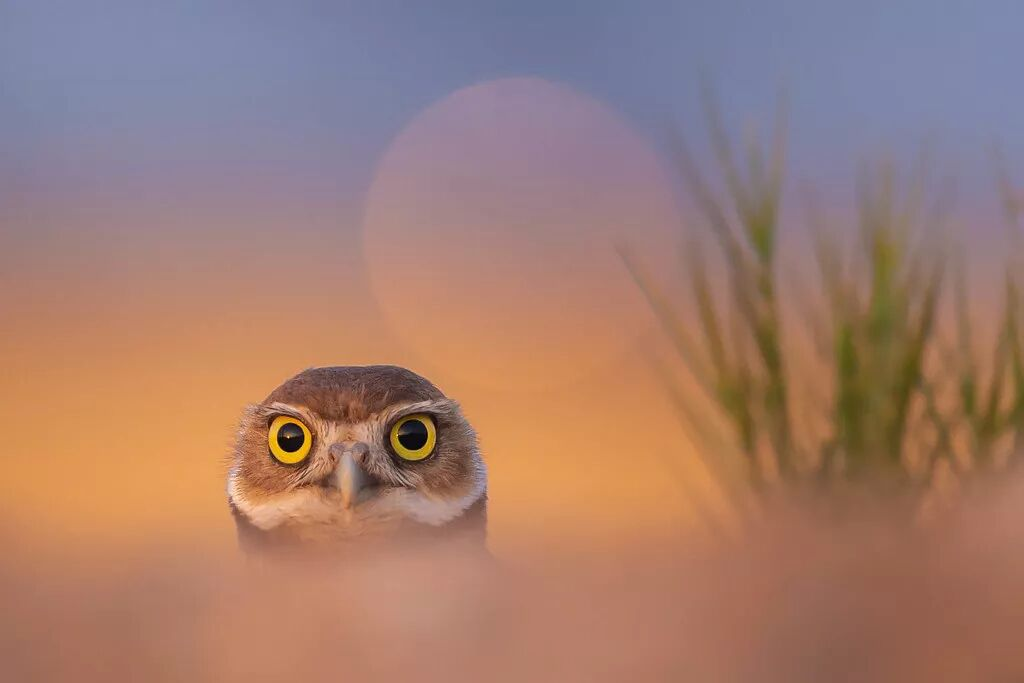
%> input picture data/test1.jpg, 1024 x 683 px
$ octave --eval "result = sobelEdgeManual(imread('../../data/test1.jpg'));"   (GNU Octave 9; MATLAB toolbox functions it lacks are replaced by stand-ins)
%> lines starting %> are read from the running program, lines starting %| are printed output that depends on the picture
%% Sobel边缘检测函数
% 该函数使用Sobel算子对输入图像进行边缘检测。通过计算图像的X和Y方向梯度，得到边缘图像。
%
% @param img 输入的彩色图像或灰度图像。
% @return edgeImg 检测到的边缘图像。
function edgeImg = sobelEdgeManual(img)
    grayImg = double(rgb2gray(img));  % 将输入图像转换为灰度图并转换为double类型
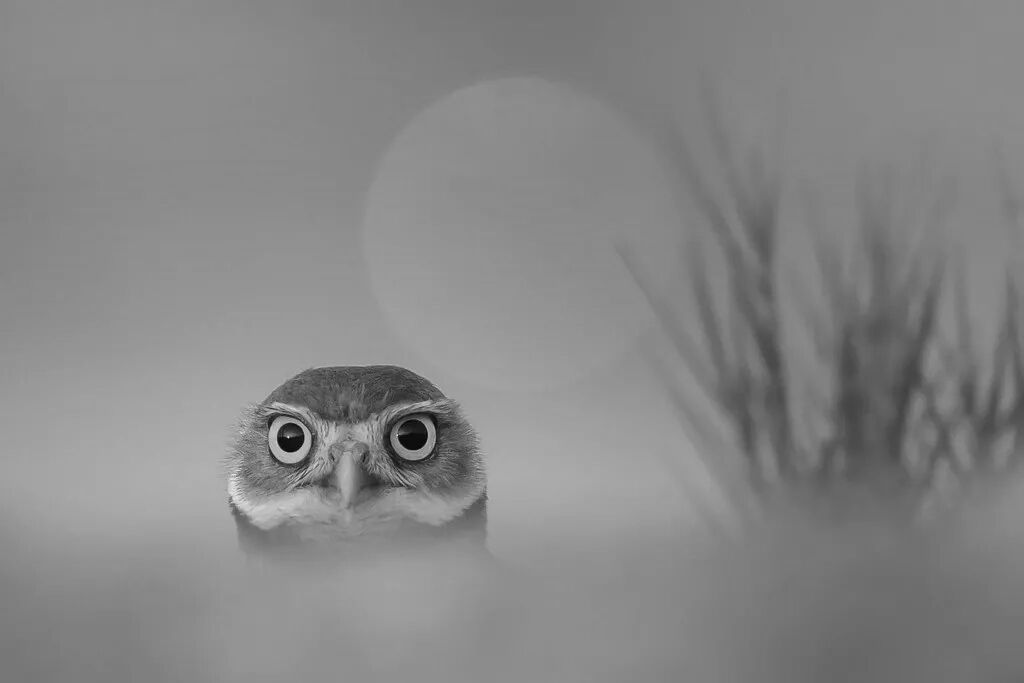
%> grayImg: size 683x1024 double; min 3, max 235, mean 134.5
    kernelX = [-1 0 1; -2 0 2; -1 0 1];  % Sobel算子X方向核
    kernelY = [-1 -2 -1; 0 0 0; 1 2 1];  % Sobel算子Y方向核
    edgeX = conv2(grayImg, kernelX, 'same');  % 对图像应用X方向卷积
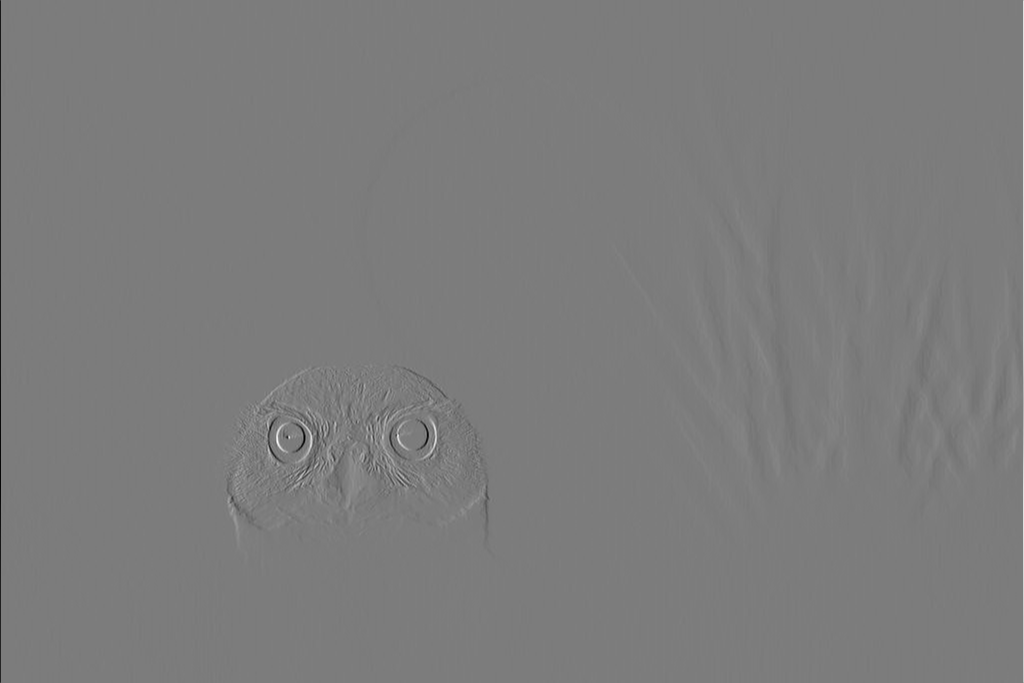
%> edgeX: size 683x1024 double; min -679, max 712, mean 0.1; drawn with min black and max white
    edgeY = conv2(grayImg, kernelY, 'same');  % 对图像应用Y方向卷积
    edgeImg = sqrt(edgeX.^2 + edgeY.^2);  % 计算梯度幅值
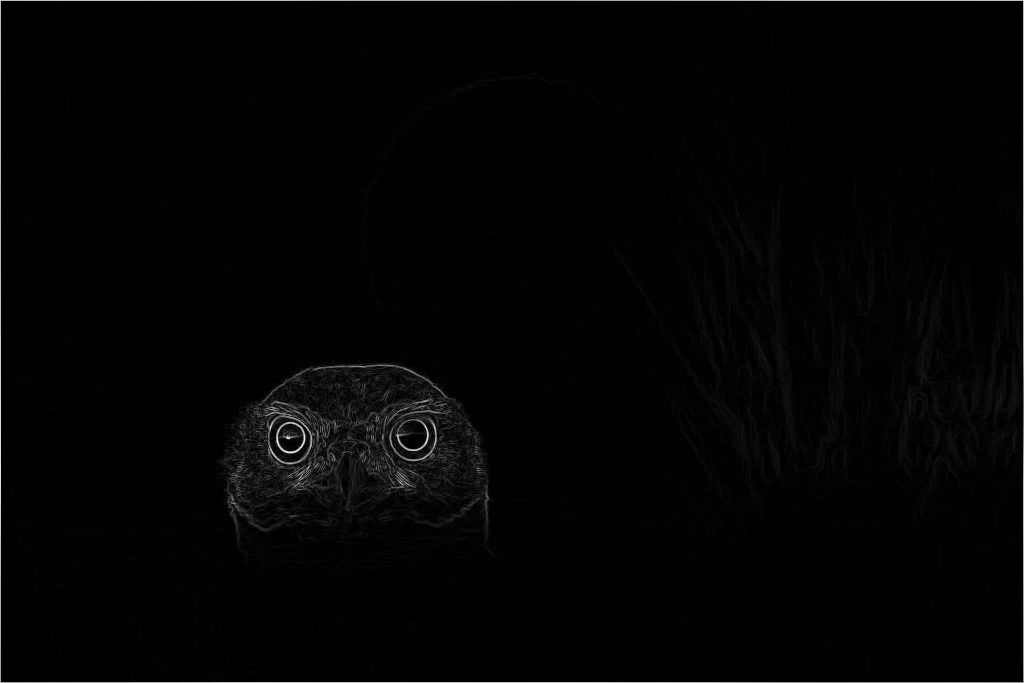
%> edgeImg: size 683x1024 double; min 0, max 728.5, mean 9.9; drawn with min black and max white
    edgeImg = mat2gray(edgeImg);  % 将结果归一化到[0, 1]范围
end

$ run again, on data/test3.jpg
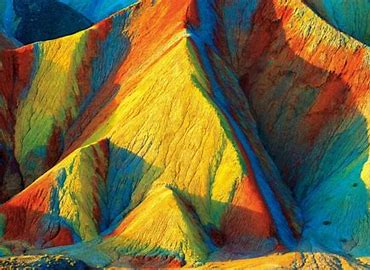
%> input picture data/test3.jpg, 370 x 270 px
%> in sobelEdgeManual, `edgeY = conv2(grayImg, kernelY, 'same');`:
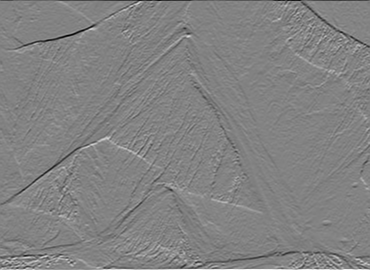
%> edgeY: size 270x370 double; min -873, max 832, mean -0.5; drawn with min black and max white
%> in sobelEdgeManual, `edgeImg = sqrt(edgeX.^2 + edgeY.^2);`:
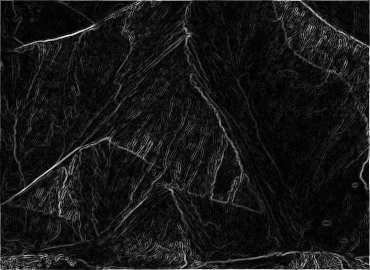
%> edgeImg: size 270x370 double; min 0, max 916, mean 81.1; drawn with min black and max white
